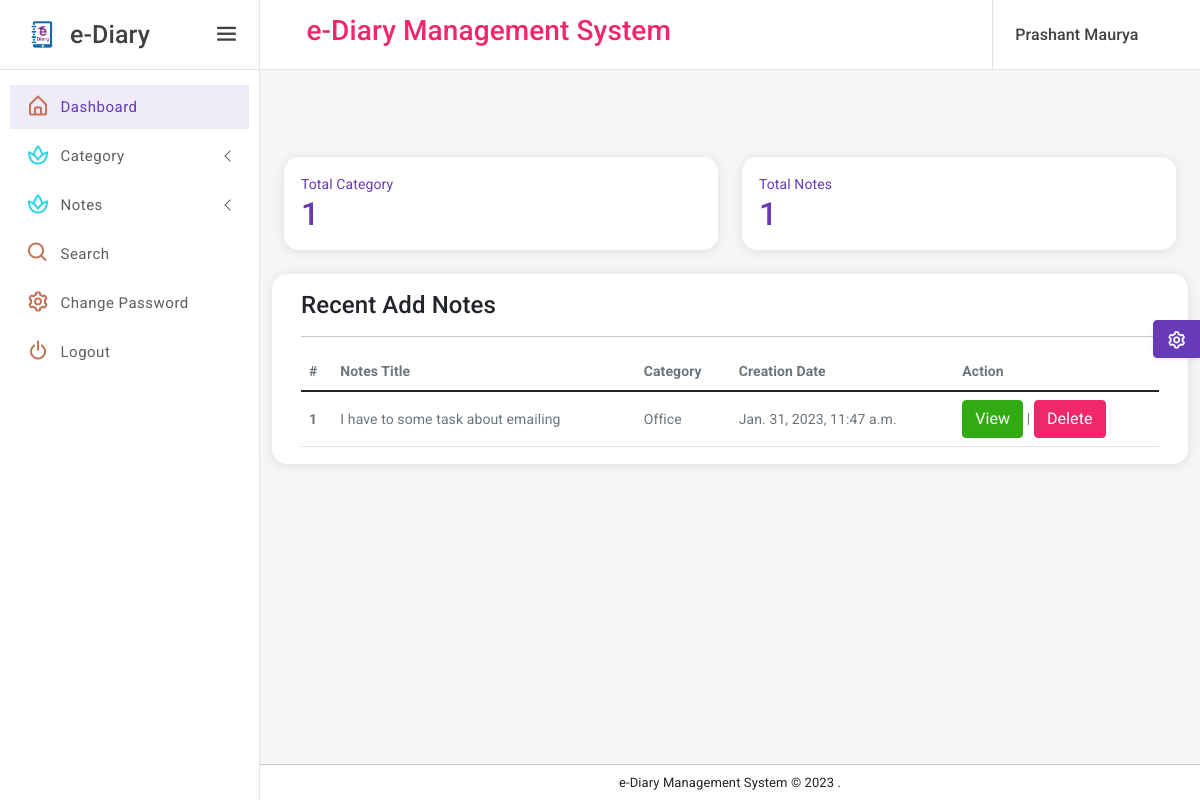
The page /user_home (signed in) on the database its author committed.
### eDiary/models.py (models this page shows, shortened)
class Notes(models.Model):
    signup = models.ForeignKey(Signup, on_delete=models.CASCADE, null=True)
    category = models.ForeignKey(Category, on_delete=models.CASCADE, null=True)
    noteTitle = models.CharField(max_length=150, null=True)
    noteDescription = models.CharField(max_length=250, null=True)
    CreationDate = models.DateTimeField(auto_now_add=True)

class Category(models.Model):
    signup = models.ForeignKey(Signup, on_delete=models.CASCADE, null=True)
    categoryName = models.CharField(max_length=150, null=True)
    CreationDate = models.DateTimeField(auto_now_add=True)

### eDiary/views.py (the view)
# urls.py: path('user_home', user_home, name='user_home'),
def user_home(request):
    if not request.user.is_authenticated:
        return redirect('user_login')
    user = User.objects.get(id=request.user.id)
    signup = Signup.objects.get(user=user)
    totalcategory = Category.objects.filter(signup=signup).count()
    totalnotes = Notes.objects.filter(signup=signup).count()
    category = Category.objects.filter(signup=signup)
    notes = Notes.objects.filter(Q(category__in=category))
    return render(request, 'user_home.html', locals())

### eDiary/templates/user_home.html
{% extends 'userbase.html' %}
{% load static %}
{% block main %}
<br><br><br>
<div class="page-wrapper">
    <div class="page-content-wrapper">
        <div class="page-content">
            <div class="row">
                <div class="col-12 col-lg-6">
                    <div class="card radius-15 overflow-hidden">
                        <a href="{% url 'manageCategory' %}">
                            <div class="card-body">
                                <div class="d-flex">
                                    <div>
                                        <p class="mb-0 font-weight-bold">Total Category</p>
                                        <h2 class="mb-0">{{ totalcategory }}</h2>
                                    </div>
                                </div>
                            </div>
                        </a>
                    </div>
                </div>
                <div class="col-12 col-lg-6">
                    <div class="card radius-15 overflow-hidden">
                        <a href="{% url 'manageNotes' %}">
                            <div class="card-body">
                                <div class="d-flex">
                                    <div>
                                        <p class="mb-0 font-weight-bold">Total Notes</p>
                                        <h2 class="mb-0">{{totalnotes}}</h2>
                                    </div>
                                </div>
                            </div>
                        </a>
                    </div>
                </div>
            </div>
            <div class="row">
                <div class="card radius-15 col-xl-12">
                    <div class="card-body">
                        <div class="card-title">
                            <h4 class="mb-0">Recent Add Notes</h4>
                        </div>
                        <hr/>
                        <div class="table-responsive">
                            <table class="table mb-0">
                                <thead>
                                <tr>
                                    <th scope="col">#</th>
                                    <th scope="col">Notes Title</th>
                                    <th scope="col">Category</th>
                                    <th scope="col">Creation Date</th>
                                    <th scope="col">Action</th>
                                </tr>
                                </thead>
                                <tbody>
                                {% for i in notes %}
                                <tr>
                                    <th scope="row">{{forloop.counter}}</th>
                                    <td>{{i.noteTitle}}</td>
                                    <td>{{i.category.categoryName}}</td>
                                    <td>{{i.CreationDate}}</td>
                                    <td><a href="{% url 'viewNotes' i.id %}" class="btn btn-success">View</a> |
                                        <a href="{% url 'deleteNotes' i.id %}" onclick="return confirm('Are you sure to Delete')"
                                                class="btn btn-danger">Delete</a>
                                    </td>
                                </tr>
                                {% endfor %}
                                </tbody>
                            </table>
                        </div>
                    </div>
                </div>
            </div>
        </div>
    </div>
</div>
{% endblock %}

### eDiary/templates/userbase.html (shortened to what this page needs)
{% load static %}
<!DOCTYPE html>
<html lang="en">
<head>
    <link href="{% static 'assets/plugins/vectormap/jquery-jvectormap-2.0.2.css' %}" rel="stylesheet"/>
    <link href="{% static 'assets/plugins/simplebar/css/simplebar.css' %}" rel="stylesheet"/>
    <link href="{% static 'assets/plugins/perfect-scrollbar/css/perfect-scrollbar.css' %}" rel="stylesheet"/>
    <link href="{% static 'assets/plugins/metismenu/css/metisMenu.min.css' %}" rel="stylesheet"/>
    <link href="{% static 'assets/css/pace.min.css' %}" rel="stylesheet"/>
    <link rel="stylesheet" href="{% static 'assets/css/bootstrap.min.css' %}"/>
    <link rel="stylesheet" href="{% static 'assets/css/icons.css' %}"/>
    <link rel="stylesheet" href="{% static 'assets/css/app.css' %}"/>
    <link rel="stylesheet" href="{% static 'assets/css/dark-sidebar.css' %}"/>
    <link rel="stylesheet" href="{% static 'assets/css/dark-theme.css' %}"/>
</head>
<body>
<div class="wrapper">
    <div class="sidebar-wrapper" data-simplebar="true">
        <div class="sidebar-header">
            <div class="">
                <img src="{% static 'assets/images/logo-icon.png' %}" class="logo-icon-2" alt=""/>
            </div>
            <div>
                <h4 class="logo-text">e-Diary</h4>
            </div>
            <a href="javascript:;" class="toggle-btn ms-auto"> <i class="bx bx-menu"></i>
            </a>
        </div>
        <ul class="metismenu" id="menu">
            <li>
                <a href="{% url 'user_home' %}">
                    <div class="parent-icon icon-color-8"><i class="bx bx-home-alt"></i>
                    </div>
                    <div class="menu-title">Dashboard</div>
                </a>
            </li>
            <li>
                <a class="has-arrow" href="javascript:;">
                    <div class="parent-icon icon-color-10"><i class="bx bx-spa"></i>
                    </div>
                    <div class="menu-title">Category</div>
                </a>
            </li>
            <li>
                <a class="has-arrow" href="javascript:;">
                    <div class="parent-icon icon-color-10"><i class="bx bx-spa"></i>
                    </div>
                    <div class="menu-title">Notes</div>
                </a>
            </li>
            <li>
                <a href="{% url 'searchNotes' %}">
                    <div class="parent-icon icon-color-8"><i class="bx bx-search"></i>
                    </div>
                    <div class="menu-title">Search</div>
                </a>
            </li>
            <li>
                <a href="{% url 'changePassword' %}">
                    <div class="parent-icon icon-color-8"><i class="bx bx-cog"></i>
                    </div>
                    <div class="menu-title">Change Password</div>
                </a>
            </li>
            <li>
                <a href="/logout">
                    <div class="parent-icon icon-color-8"><i class="bx bx-power-off"></i>
                    </div>
                    <div class="menu-title">Logout</div>
                </a>
            </li>
        </ul>
    </div>
    <header class="top-header">
        <nav class="navbar navbar-expand">
            <div class="flex-grow-1 search-bar">
                <div class="input-group">
                    <center><h3 class="text-danger">e-Diary Management System</h3></center>
                </div>
            </div>
            <div class="right-topbar ms-auto">
                <ul class="navbar-nav">
                    <li class="nav-item dropdown dropdown-user-profile">
                        <a class="nav-link dropdown-toggle dropdown-toggle-nocaret" href="javascript:;"
                           data-bs-toggle="dropdown">
                            <div class="d-flex user-box align-items-center">
                                <div class="user-info">
                                    <p class="user-name mb-0">{{request.user.first_name}} {{request.user.last_name}}</p>
                                </div>
                            </div>
                        </a>
                    </li>
                </ul>
            </div>
        </nav>
    </header>
    {% block main %}
    {% endblock %}
    <div class="footer">
        <p class="mb-0">e-Diary Management System &copy;
            .
        </p>
    </div>
</div>
<div class="switcher-body">
    <button class="btn btn-primary btn-switcher shadow-sm" type="button" data-bs-toggle="offcanvas"
            data-bs-target="#offcanvasScrolling" aria-controls="offcanvasScrolling"><i class="bx bx-cog bx-spin"></i>
    </button>
</div>
</body>
</html>

### rows shown on the page
Notes: noteTitle "I have to some task about emailing", category.categoryName "Office", CreationDate "Jan. 31, 2023, 11:47 a.m."

### other values the page prints
{{ request.user.first_name }} "Prashant"
{{ request.user.last_name }} "Maurya"
{{ totalcategory }} "1"
{{ totalnotes }} "1"
